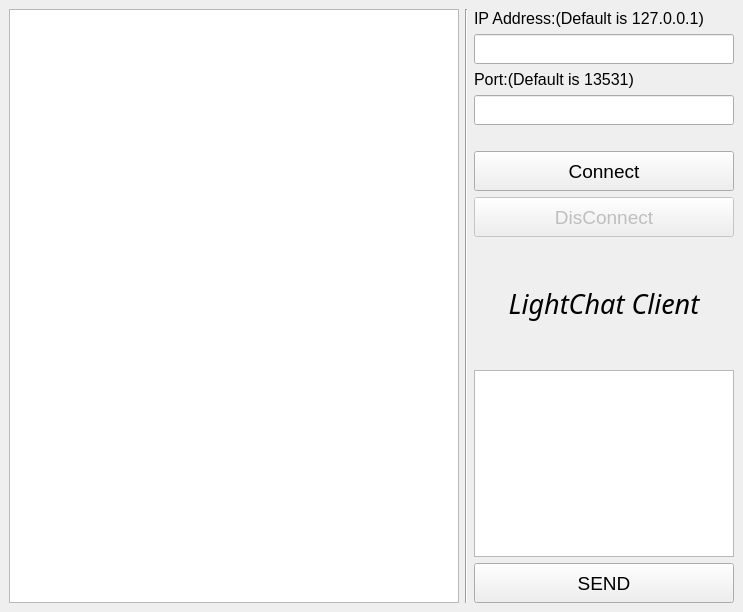
<?xml version="1.0" encoding="UTF-8"?>
<ui version="4.0">
 <class>MainWindow</class>
 <widget class="QMainWindow" name="MainWindow">
  <property name="geometry">
   <rect>
    <x>0</x>
    <y>0</y>
    <width>743</width>
    <height>612</height>
   </rect>
  </property>
  <property name="windowTitle">
   <string>MainWindow</string>
  </property>
  <widget class="QWidget" name="centralwidget">
   <layout class="QGridLayout" name="gridLayout">
    <item row="0" column="0">
     <layout class="QHBoxLayout" name="horizontalLayout">
      <item>
       <widget class="QTextBrowser" name="msgBox">
        <property name="minimumSize">
         <size>
          <width>450</width>
          <height>500</height>
         </size>
        </property>
        <property name="font">
         <font>
          <pointsize>12</pointsize>
         </font>
        </property>
       </widget>
      </item>
      <item>
       <widget class="Line" name="line">
        <property name="orientation">
         <enum>Qt::Vertical</enum>
        </property>
       </widget>
      </item>
      <item>
       <layout class="QVBoxLayout" name="verticalLayout">
        <item>
         <widget class="QLabel" name="ipLabel">
          <property name="font">
           <font>
            <pointsize>12</pointsize>
           </font>
          </property>
          <property name="text">
           <string>IP Address:(Default is 127.0.0.1)</string>
          </property>
         </widget>
        </item>
        <item>
         <widget class="QLineEdit" name="ipEdit">
          <property name="sizePolicy">
           <sizepolicy hsizetype="Expanding" vsizetype="Minimum">
            <horstretch>0</horstretch>
            <verstretch>0</verstretch>
           </sizepolicy>
          </property>
          <property name="minimumSize">
           <size>
            <width>0</width>
            <height>30</height>
           </size>
          </property>
          <property name="font">
           <font>
            <stylestrategy>PreferAntialias</stylestrategy>
           </font>
          </property>
         </widget>
        </item>
        <item>
         <widget class="QLabel" name="portLabel">
          <property name="font">
           <font>
            <pointsize>12</pointsize>
           </font>
          </property>
          <property name="text">
           <string>Port:(Default is 13531)</string>
          </property>
         </widget>
        </item>
        <item>
         <widget class="QLineEdit" name="portEdit">
          <property name="minimumSize">
           <size>
            <width>0</width>
            <height>30</height>
           </size>
          </property>
          <property name="font">
           <font>
            <stylestrategy>PreferAntialias</stylestrategy>
           </font>
          </property>
         </widget>
        </item>
        <item>
         <spacer name="verticalSpacer_3">
          <property name="orientation">
           <enum>Qt::Vertical</enum>
          </property>
          <property name="sizeType">
           <enum>QSizePolicy::Minimum</enum>
          </property>
          <property name="sizeHint" stdset="0">
           <size>
            <width>20</width>
            <height>20</height>
           </size>
          </property>
         </spacer>
        </item>
        <item>
         <widget class="QPushButton" name="connBtn">
          <property name="minimumSize">
           <size>
            <width>0</width>
            <height>40</height>
           </size>
          </property>
          <property name="font">
           <font>
            <pointsize>14</pointsize>
            <stylestrategy>PreferAntialias</stylestrategy>
           </font>
          </property>
          <property name="text">
           <string>Connect</string>
          </property>
          <property name="flat">
           <bool>false</bool>
          </property>
         </widget>
        </item>
        <item>
         <widget class="QPushButton" name="closeBtn">
          <property name="enabled">
           <bool>false</bool>
          </property>
          <property name="minimumSize">
           <size>
            <width>0</width>
            <height>40</height>
           </size>
          </property>
          <property name="font">
           <font>
            <pointsize>14</pointsize>
           </font>
          </property>
          <property name="text">
           <string>DisConnect</string>
          </property>
         </widget>
        </item>
        <item>
         <spacer name="verticalSpacer">
          <property name="orientation">
           <enum>Qt::Vertical</enum>
          </property>
          <property name="sizeHint" stdset="0">
           <size>
            <width>20</width>
            <height>40</height>
           </size>
          </property>
         </spacer>
        </item>
        <item>
         <widget class="QLabel" name="logoLabel">
          <property name="minimumSize">
           <size>
            <width>0</width>
            <height>50</height>
           </size>
          </property>
          <property name="font">
           <font>
            <family>Yrsa SemiBold</family>
            <pointsize>20</pointsize>
            <italic>true</italic>
            <stylestrategy>PreferAntialias</stylestrategy>
           </font>
          </property>
          <property name="text">
           <string>LightChat Client</string>
          </property>
          <property name="textFormat">
           <enum>Qt::AutoText</enum>
          </property>
          <property name="alignment">
           <set>Qt::AlignCenter</set>
          </property>
         </widget>
        </item>
        <item>
         <spacer name="verticalSpacer_2">
          <property name="orientation">
           <enum>Qt::Vertical</enum>
          </property>
          <property name="sizeHint" stdset="0">
           <size>
            <width>20</width>
            <height>40</height>
           </size>
          </property>
         </spacer>
        </item>
        <item>
         <widget class="QTextEdit" name="msgEdit">
          <property name="cursor" stdset="0">
           <cursorShape>ArrowCursor</cursorShape>
          </property>
         </widget>
        </item>
        <item>
         <widget class="QPushButton" name="sendBtn">
          <property name="minimumSize">
           <size>
            <width>0</width>
            <height>40</height>
           </size>
          </property>
          <property name="font">
           <font>
            <pointsize>14</pointsize>
            <stylestrategy>PreferAntialias</stylestrategy>
           </font>
          </property>
          <property name="toolTip">
           <string>Press Ctrl+Return to send.</string>
          </property>
          <property name="text">
           <string>SEND</string>
          </property>
          <property name="shortcut">
           <string>Ctrl+Return</string>
          </property>
         </widget>
        </item>
       </layout>
      </item>
     </layout>
    </item>
   </layout>
  </widget>
 </widget>
 <tabstops>
  <tabstop>connBtn</tabstop>
  <tabstop>sendBtn</tabstop>
  <tabstop>ipEdit</tabstop>
  <tabstop>closeBtn</tabstop>
  <tabstop>msgEdit</tabstop>
  <tabstop>portEdit</tabstop>
  <tabstop>msgBox</tabstop>
 </tabstops>
 <resources/>
 <connections/>
</ui>
